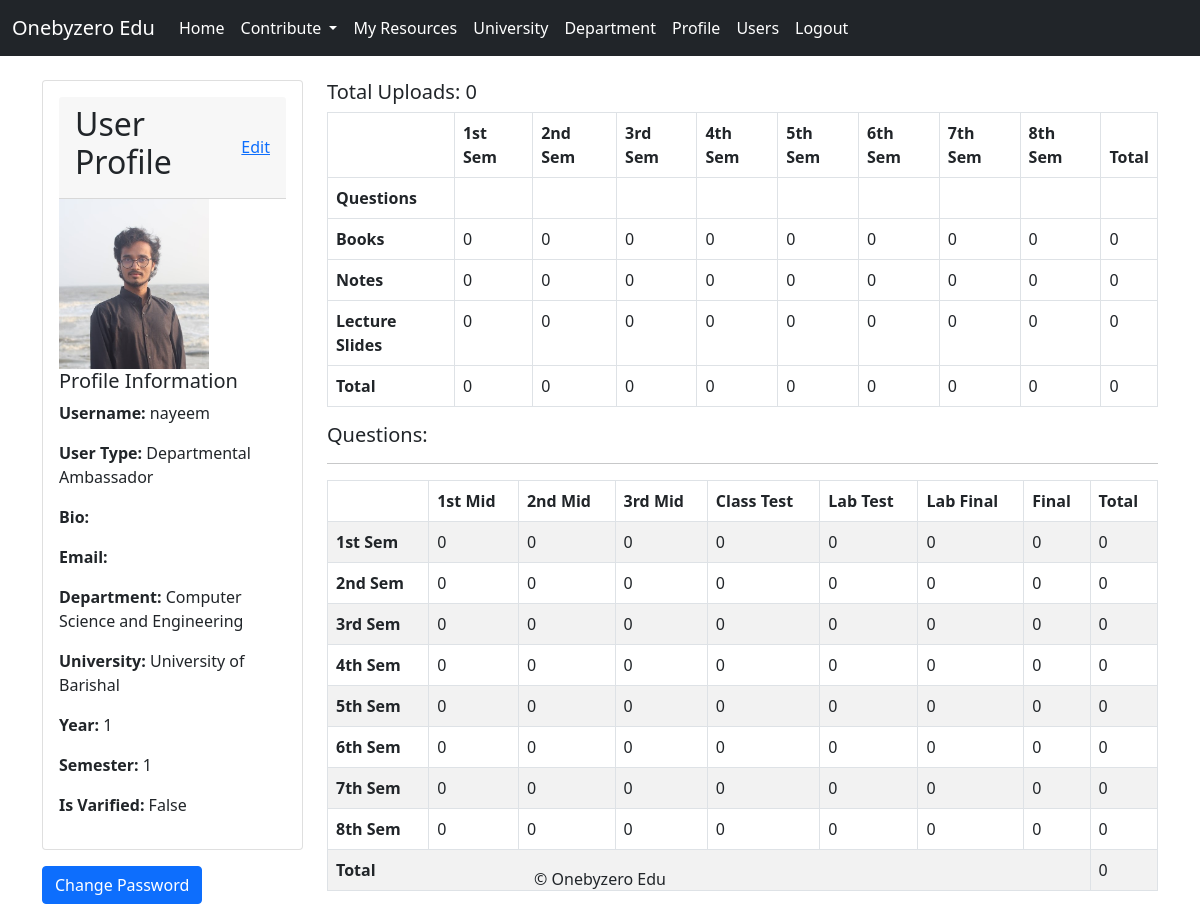
The app's page /account/view_profile/ (signed in) with its own data.
### account/models.py (models this page shows)
class Profile(models.Model):
    USER_TYPE_CHOICES = (
        ('student', 'Student'),
        ('batch_ambassador', 'Batch Ambassador'),
        ('departmental_ambassador', 'Departmental Ambassador'),
        ('university_ambassador', 'University Ambassador'),
        ('admin', 'Admin'),
    )
    user = models.OneToOneField(User, on_delete=models.CASCADE)
    user_type = models.CharField(max_length=100, choices=USER_TYPE_CHOICES, default='student')
    bio = models.TextField(blank=True)
    profile_image = models.ImageField(upload_to='profile_images/', blank=True, null=True)
    email = models.EmailField(max_length=254, blank=True)
    university = models.ForeignKey('study.University', on_delete=models.CASCADE, blank=True, null=True)
    department = models.ForeignKey('study.Department', on_delete=models.CASCADE, blank=True, null=True)
    year = models.PositiveIntegerField(blank=True, null=True)
    semester = models.PositiveIntegerField(blank=True, null=True)
    is_verified = models.BooleanField(default=False)

### study/models.py (models this page shows)
class Department(models.Model):
    name = models.CharField(max_length=100)
    university = models.ForeignKey(University, on_delete=models.CASCADE)
    def __str__(self):
        return f'{self.name}'

class University(models.Model):
    name = models.CharField(max_length=100)
    def __str__(self):
        return f'{self.name}'

### account/views.py (the view)
# urls.py: path('view_profile/', views.view_profile, name='view_profile'),
@login_required
def view_profile(request):
    user = request.user
    try:
        profile = Profile.objects.get(user=user)  # Retrieve the user's profile
    except Profile.DoesNotExist:
        profile = Profile(user=user)
        profile.save()
        return redirect('view_profile')
    context = {
        'profile': profile
    }
    return render(request, 'profile/view_profile.html', context)

### study/context_processors/department_context_processors.py (called while the page is built)
def department_context_view(request):
    user = request.user.id
    total_courses = Course.objects.all().count()
    sem1_total_courses = Course.objects.filter(year=1, semester=1).count()
    context = {
        'total_courses': total_courses,
        'sem1_total_courses': sem1_total_courses,
    }
    return {'context': context}

### account/templates/profile/view_profile.html (shortened to what this page needs)
{% extends "base.html" %}
{% block content %}
<div class="container mt-4">
    <div class="row">
        <div class="col-md-3">
            <div class="card">
                <div class="card-body">
                    <div class="card-header d-flex justify-content-between align-items-center">
                        <h2>User Profile</h2>
                        <a href="{% url 'edit_profile' %}">
                             Edit
                        </a>
                    </div>
                    <div class="profile-section">
                        {% if profile.profile_image %}
                        <div class="profile-image-container">
                            <img src="{{ profile.profile_image.url }}" alt="Profile Image" class="profile-image" style="width: 150px;">
                        </div>
                        {% endif %}
                        <div class="profile-details">
                            <h5 class="card-title">Profile Information</h5>
                            <p><strong>Username:</strong> {{ profile.user.username }}</p>
                            <p><strong>User Type:</strong> {{ profile.get_user_type_display }}</p>
                            <p><strong>Bio:</strong> {{ profile.bio }}</p>
                            <p><strong>Email:</strong> {{ profile.email }}</p>
                            <p><strong>Department:</strong> {{ profile.department }}</p>
                            <p><strong>University:</strong> {{ profile.university }}</p>
                            <p><strong>Year:</strong> {{ profile.year }}</p>
                            <p><strong>Semester:</strong> {{ profile.semester }}</p>
                            <p><strong>Is Varified: </strong>{{ profile.is_verified }}</p>
                        </div>
                    </div>
                </div>
            </div>
            <div class="mt-3">
                <a href="#" class="btn btn-primary">Change Password</a>
            </div>
        </div>
        <div class="col-md-9">
            <h5>Total Uploads: 0</h5>
            <table class="table table-bordered">
                <thead>
                  <tr>
                    <th scope="col"></th>
                    <th scope="col">1st Sem</th>
                    <th scope="col">2nd Sem</th>
                    <th scope="col">3rd Sem</th>
                    <th scope="col">4th Sem</th>
                    <th scope="col">5th Sem</th>
                    <th scope="col">6th Sem</th>
                    <th scope="col">7th Sem</th>
                    <th scope="col">8th Sem</th>
                    <th scope="col">Total</th>
                  </tr>
                </thead>
                <tbody>
                  <tr>
                    <th scope="row">Questions</th>
                    <td> {{ context.qs_sem1 }}</td>
                    <td>{{ context.qs_sem2 }}</td>
                    <td>{{ context.qs_sem3 }}</td>
                    <td>{{ context.qs_sem4 }}</td>
                    <td>{{ context.qs_sem5 }}</td>
                    <td>{{ context.qs_sem6 }}</td>
                    <td>{{ context.qs_sem7 }}</td>
                    <td>{{ context.qs_sem8 }}</td>
                   <td>{{ context.qs_total }}</td>
                  </tr>
                  <tr>
                    <th scope="row">Books</th>
                    <td>0</td>
                    <td>0</td>
                    <td>0</td>
                    <td>0</td>
                    <td>0</td>
                    <td>0</td>
                    <td>0</td>
                    <td>0</td>
                    <td>0</td>
                  </tr>
                  <tr>
                    <th scope="row">Notes</th>
                    <td>0</td>
                    <td>0</td>
                    <td>0</td>
                    <td>0</td>
                    <td>0</td>
                    <td>0</td>
                    <td>0</td>
                    <td>0</td>
                    <td>0</td>
                  </tr>
                  <tr>
                    <th scope="row">Lecture Slides</th>
                    <td>0</td>
                    <td>0</td>
                    <td>0</td>
                    <td>0</td>
                    <td>0</td>
                    <td>0</td>
                    <td>0</td>
                    <td>0</td>
                    <td>0</td>
                  </tr>
                <tr>
                    <th scope="row">Total</th>
                    <td>0</td>
                    <td>0</td>
                    <td>0</td>
                    <td>0</td>
                    <td>0</td>
                    <td>0</td>
                    <td>0</td>
                    <td>0</td>
                    <td>0</td>
                  </tr>
                </tbody>
              </table>
            <h5>Questions:</h5>
            <hr>
            <table class="table table-bordered table-striped">
                <thead>
                  <tr>
                    <th scope="col"></th>
                    <th scope="col">1st Mid</th>
                    <th scope="col">2nd Mid</th>
                    <th scope="col">3rd Mid</th>
                    <th scope="col">Class Test</th>
                    <th scope="col">Lab Test</th>
                    <th scope="col">Lab Final</th>
                    <th scope="col">Final </th>
                    <th scope="col">Total </th>
                  </tr>
                </thead>
                <tbody>
                  <tr>
                    <th scope="row">1st Sem</th>
                    <td>0</td>
                    <td>0</td>
                    <td>0</td>
                    <td>0</td>
                    <td>0</td>
                    <td>0</td>
                    <td>0</td>
                    <td>0</td>
                  </tr>
                  <tr>
                    <th scope="row">2nd Sem</th>
                    <td>0</td>
                    <td>0</td>
                    <td>0</td>
                    <td>0</td>
                    <td>0</td>
                    <td>0</td>
                    <td>0</td>
                    <td>0</td>
                  </tr>
                  <tr>
                    <th scope="row">3rd Sem</th>
                    <td>0</td>
                    <td>0</td>
                    <td>0</td>
                    <td>0</td>
                    <td>0</td>
                    <td>0</td>
                    <td>0</td>
                    <td>0</td>
                  </tr>
                  <tr>
                    <th scope="row">4th Sem</th>
                    <td>0</td>
                    <td>0</td>
                    <td>0</td>
                    <td>0</td>
                    <td>0</td>
                    <td>0</td>
                    <td>0</td>
                    <td>0</td>
                  </tr>
                  <tr>
                    <th scope="row">5th Sem</th>
                    <td>0</td>
                    <td>0</td>
                    <td>0</td>
                    <td>0</td>
                    <td>0</td>
                    <td>0</td>
                    <td>0</td>
                    <td>0</td>
                  </tr>
                  <tr>
                    <th scope="row">6th Sem</th>
                    <td>0</td>
                    <td>0</td>
                    <td>0</td>
                    <td>0</td>
                    <td>0</td>
                    <td>0</td>
                    <td>0</td>
                    <td>0</td>
                  </tr>
                  <tr>
                    <th scope="row">7th Sem</th>
                    <td>0</td>
                    <td>0</td>
                    <td>0</td>
                    <td>0</td>
                    <td>0</td>
                    <td>0</td>
                    <td>0</td>
                    <td>0</td>
                  </tr>
                  <tr>
                    <th scope="row">8th Sem</th>
                    <td>0</td>
                    <td>0</td>
                    <td>0</td>
                    <td>0</td>
                    <td>0</td>
                    <td>0</td>
                    <td>0</td>
                    <td>0</td>
                  </tr>
                  <tr>
                    <th scope="row" colspan="8">Total</th>
                    <td>0</td>
                  </tr>
                </tbody>
              </table>
        </div>
    </div>
</div>
{% endblock %}

### records on screen
Profile: profile_image (picture), user.username "nayeem", user_type "Departmental Ambassador", department "Computer Science and Engineering", university "University of Barishal", year "1", semester "1", is_verified "False"
